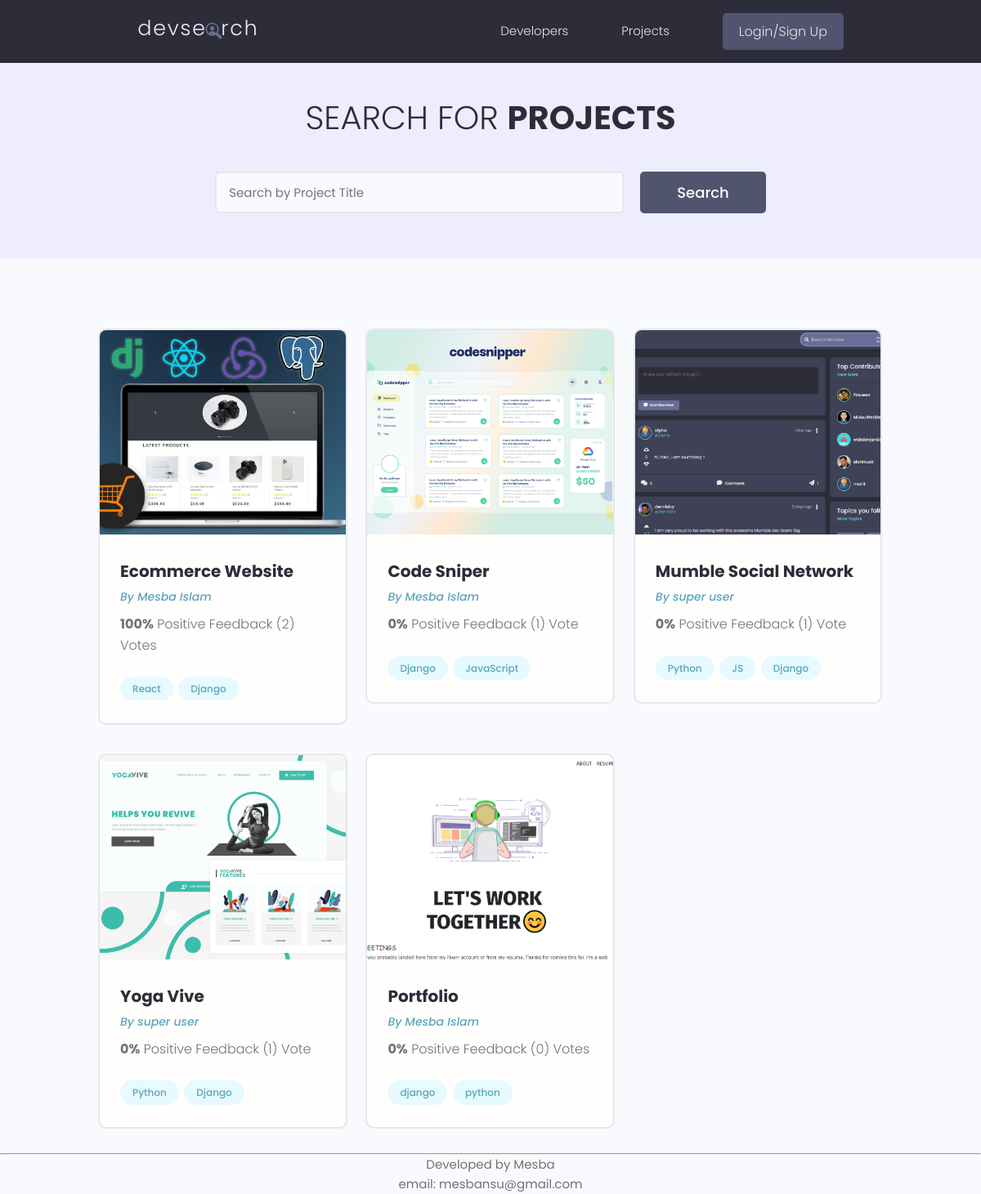
/projects/, run on the app's committed database.
### projects/models.py (models this page shows, shortened)
class Project(models.Model):
    owner = models.ForeignKey(
        Profile, null=True, blank=True, on_delete=models.CASCADE)
    title = models.CharField(max_length=200)
    description = models.TextField(null=True, blank=True)
    featured_image = models.ImageField(
        null=True, blank=True, default="default.jpg")
    demo_link = models.CharField(max_length=2000, null=True, blank=True)
    source_link = models.CharField(max_length=2000, null=True, blank=True)
    tags = models.ManyToManyField('Tag', blank=True)
    vote_total = models.IntegerField(default=0, null=True, blank=True)
    vote_ratio = models.IntegerField(default=0, null=True, blank=True)
    created = models.DateTimeField(auto_now_add=True)
    id = models.UUIDField(default=uuid.uuid4, unique=True,
                          primary_key=True, editable=False)
    class Meta:
        ordering = ['-vote_ratio', '-vote_total', 'title']
    @property
    def imageURL(self):
        try:
            url = self.featured_image.url
        except:
            url = ''
        return url

class Tag(models.Model):
    name = models.CharField(max_length=200)
    created = models.DateTimeField(auto_now_add=True)
    id = models.UUIDField(default=uuid.uuid4, unique=True,
                          primary_key=True, editable=False)
    def __str__(self):
        return self.name

### users/models.py (models this page shows, shortened)
class Profile(models.Model):
    user = models.OneToOneField(
        User, on_delete=models.CASCADE, null=True, blank=True)
    name = models.CharField(max_length=200, blank=True, null=True)
    email = models.EmailField(max_length=500, blank=True, null=True)
    username = models.CharField(max_length=200, blank=True, null=True)
    location = models.CharField(max_length=200, blank=True, null=True)
    short_intro = models.CharField(max_length=200, blank=True, null=True)
    bio = models.TextField(blank=True, null=True)
    profile_image = models.ImageField(
        null=True, blank=True, upload_to='profiles/', default="profiles/user-default.png")
    social_github = models.CharField(max_length=200, blank=True, null=True)
    social_twitter = models.CharField(max_length=200, blank=True, null=True)
    social_linkedin = models.CharField(max_length=200, blank=True, null=True)
    social_youtube = models.CharField(max_length=200, blank=True, null=True)
    social_website = models.CharField(max_length=200, blank=True, null=True)
    created = models.DateTimeField(auto_now_add=True)
    id = models.UUIDField(default=uuid.uuid4, unique=True,
                          primary_key=True, editable=False)
    class Meta:
        ordering = ['created']

### projects/views.py (the view)
# urls.py: path('projects/', views.getProjects),
def projects(request):
    projects, search_query = searchProjects(request)
    custom_range, projects = paginateProjects(request, projects, 6)
    context = {'projects': projects,
               'search_query': search_query, 'custom_range': custom_range}
    return render(request, 'projects/projects.html', context)

### projects/utils.py (called while the page is built)
def paginateProjects(request, projects, results):
    page = request.GET.get('page')
    paginator = Paginator(projects, results)
    try:
        projects = paginator.page(page)
    except PageNotAnInteger:
        page = 1
        projects = paginator.page(page)
    except EmptyPage:
        page = paginator.num_pages
        projects = paginator.page(page)
    leftIndex = (int(page) - 4)
    if leftIndex < 1:
        leftIndex = 1
    rightIndex = (int(page) + 5)
    if rightIndex > paginator.num_pages:
        rightIndex = paginator.num_pages + 1
    custom_range = range(leftIndex, rightIndex)
    return custom_range, projects

def searchProjects(request):
    search_query = ''
    if request.GET.get('search_query'):
        search_query = request.GET.get('search_query')
    tags = Tag.objects.filter(name__icontains=search_query)
    projects = Project.objects.distinct().filter(
        Q(title__icontains=search_query) |
        Q(description__icontains=search_query) |
        Q(owner__name__icontains=search_query) |
        Q(tags__in=tags)
    )
    return projects, search_query

### projects/templates/projects/projects.html (shortened to what this page needs)
{% extends 'main.html' %}
{% block content %}
<main class="projects">
    <section class="hero-section text-center">
        <div class="container container--narrow">
            <div class="hero-section__box">
                <h2>Search for <span>Projects</span></h2>
            </div>
            <div class="hero-section__search">
                <form id='searchForm' class="form" action="{% url 'projects' %}" method="get">
                    <div class="form__field">
                        <input class="input input--text" id="formInput#search" type="text" name="search_query"
                            placeholder="Search by Project Title" value="{{search_query}}" />
                    </div>
                    <input class="btn btn--sub btn--lg" type="submit" value="Search" />
                </form>
            </div>
        </div>
    </section>
    <section class="projectsList">
        <div class="container">
            <div class="grid grid--three">
                {% for project in projects %}
                <div class="column">
                    <div class="card project">
                        <a href="{% url 'project' project.id %}" class="project">
                            <img class="project__thumbnail" src="{{project.imageURL}}" alt="project thumbnail" />
                            <div class="card__body">
                                <h3 class="project__title">{{project.title}}</h3>
                                <p><a class="project__author" href="{% url 'user-profile' project.owner.id %}">By
                                        {{project.owner.name}}</a>
                                </p>
                                <p class="project--rating">
                                    <span style="font-weight: bold;">{{project.vote_ratio}}%</span> Positive
                                    Feedback ({{project.vote_total}}) Vote{{project.vote_total|pluralize:"s"}}
                                </p>
                                <div class="project__tags">
                                    {% for tag in project.tags.all %}
                                    <span class="tag tag--pill tag--main">
                                        <small>{{tag}}</small>
                                    </span>
                                    {% endfor %}
                                </div>
                            </div>
                        </a>
                    </div>
                </div>
                {% endfor %}
            </div>
        </div>
    </section>
</main>
{% endblock %}

### templates/main.html (shortened to what this page needs)
<!DOCTYPE html>
{% load static %}
<html>
<head>
    <link rel="stylesheet" href="https://cdn.iconmonstr.com/1.3.0/css/iconmonstr-iconic-font.min.css" />
    <link rel="stylesheet" href="{% static 'uikit/styles/uikit.css' %}" />
    <link rel="stylesheet" href="{% static 'styles/app.css' %}" />
</head>
<body>
    {% include 'navbar.html' %}
    {% block content %}
    {% endblock content %}
</body>
</html>
<hr>
<footer style="text-align:center;"><small>Developed by Mesba<br> email: mesbansu@gmail.com<br></small> </footer>

### templates/navbar.html (shortened to what this page needs)
{% load static %}
<header class="header">
    <div class="container container--narrow">
        <a href="{% url 'profiles' %}" class="header__logo">
            <img src="{% static 'images/logo.svg' %} " alt="DevSearch Logo" />
        </a>
        <nav class="header__nav">
            <ul class="header__menu">
                <li class="header__menuItem"><a href="{% url 'profiles' %}">Developers</a></li>
                <li class="header__menuItem"><a href="{% url 'projects' %}">Projects</a></li>
                {% if request.user.is_authenticated %}
                <li class="header__menuItem"><a href="{% url 'inbox' %}">Inbox</a></li>
                <li class="header__menuItem"><a href="{% url 'account' %}">Account</a></li>
                <li class="header__menuItem"><a href="{% url 'logout' %}" class="btn btn--sub">Logout</a></li>
                {% else %}
                <li class="header__menuItem"><a href="{% url 'login' %}" class="btn btn--sub">Login/Sign Up</a></li>
                {% endif %}
            </ul>
        </nav>
    </div>
</header>

### static/styles/app.css (style rules this page uses)
:root { --color-sub: #2d2d39; }
.btn--sub { background-color: var(--color-sub-light); }
.card { border: 2px solid var(--color-light); }
img { width: 100%; }
.header { position: sticky; z-index: 111; background-color: var(--color-sub); padding: 1.5rem 0; }
.header > .container { display: flex; justify-content: space-between; align-items: center; }
.header__logo > img { height: 3.8rem; }
.header__nav > ul { display: inline-flex; align-items: center; list-style: none; gap: 6.5rem; }
.header__menuItem > a { color: var(--color-light); font-weight: 300; }
.hero-section { height: 40vh; display: flex; align-items: center; background-color: var(--color-sub); }
.hero-section__box { margin-bottom: 4rem; }
.hero-section__box > h2, .hero-section__box > h2 > span { font-size: 4rem; color: var(--color-light); line-height: 1.3; text-transform: uppercase; }
.hero-section__box > h2 { font-weight: 300; }
.hero-section__box > h2 > span { font-weight: 700; }
.hero-section__search > .form { display: flex; align-items: center; justify-content: center; gap: 2rem; }
.hero-section__search > .form input.input--text { width: 50rem; }
.project__author { font-size: 1.4rem; font-style: italic; }
.project--rating { margin-bottom: 1.6em; margin-top: .5em; }
.projects > .hero-section { background: var(--color-sub-lighter); height: 30vh; }
.projects .hero-section__box { margin-bottom: 2.5rem; }
.projects .hero-section__box > h2 { color: var(--color-sub); }
.projects .hero-section__box > h2 > span { font-weight: 700; color: var(--color-sub); }
.projectsList { margin-top: 8rem; }
.project__thumbnail { height: 25rem; object-fit: cover; object-position: top center; }
.project__title { font-size: 2rem; font-weight: 700; color: var(--color-sub); }

### static/uikit/styles/modules/_variables.css (style rules this page uses)
:root { --color-main: #5aa5b9; --color-main-light: #e6faff; --color-sub: #3f4156; --color-sub-light: #51546e; --color-sub-lighter: #ededfd; --color-text: #737373; --color-gray: #8b8b8b; --color-light: #e5e7eb; --color-light-gray: #767676; --color-bg: #f8fafd; --color-white: #fffefd; --color-white-light: #f3f3f3; --color-success: #359e64; --color-success-bg: #def8e8; --color-error: #fc4b0b; --color-error-bg: #fff2ee; --font-base: 'Poppins', arial, helvetica, 'Segoe UI', roboto, ubuntu, sans-serif; --font-monospace: 'Fira Code', 'Courier New', courier, monospace; --font-regular: 300; --font-medium: 500; --font-bold: 700; --generic-shadow: 1px 1px 5px #00000010; --generic-transition: all 0.3s ease-in-out; }

### static/uikit/styles/modules/_base.css (style rules this page uses)
* { margin: 0; padding: 0; box-sizing: border-box; text-rendering: optimizeLegibility; color: inherit; font-size: inherit; }
html { font-size: 50%; }
@media only screen and (min-width: 480px) { html { font-size: 56.25%; } }
@media only screen and (min-width: 1200px) { html { font-size: 62.5%; } }
body { line-height: 1.6; font-weight: 400; font-size: 1.5rem; color: var(--color-text); background-color: var(--color-bg); min-height: 100vh; }

### static/uikit/styles/modules/_typography.css (style rules this page uses)
* { font-family: var(--font-base); }
h2 { font-size: 3.6rem; font-weight: var(--font-bold); }
h3 { font-size: 3.2rem; font-weight: var(--font-medium); }
p, span, strong { font-size: 1.6rem; color: var(--color-text); font-weight: var(--font-regular); }
a { padding-bottom: 2px; text-decoration: none; display: inline-block; color: var(--color-main); font-weight: var(--font-medium); }

### static/uikit/styles/modules/_utilities.css (style rules this page uses)
.container { width: 92%; max-width: 165rem; margin: 0 auto; box-sizing: border-box; }
.container--narrow { width: 92%; max-width: 120rem; }
@media screen and (min-width: 1000px) { .container { width: 90%; } }
@media screen and (min-width: 1000px) { .container--narrow { width: 85%; } }
@media screen and (min-width: 1200px) { .container { width: 80%; } }
@media screen and (min-width: 1200px) { .container--narrow { width: 72%; } }
.text-center { text-align: center; }

### static/uikit/styles/modules/_button.css (style rules this page uses)
.btn { display: inline-block; position: relative; cursor: pointer; background-color: var(--color-light); font-weight: var(--font-medium); color: var(--color-sub); text-decoration: none; padding: 1rem 2rem; border-radius: 0.5rem; border: none; width: -webkit-fit-content; width: -moz-fit-content; width: fit-content; height: -webkit-fit-content; height: -moz-fit-content; height: fit-content; font-size: 1.6rem; outline-width: 0; outline-color: transparent; -webkit-backface-visibility: hidden; backface-visibility: hidden; transition: all 0.3s ease-in-out; }
.btn--sub { background-color: var(--color-sub); color: var(--color-white); }
.btn--lg { font-size: 1.8rem; padding: 1.2rem 4.5rem; }

### data on the page
Project: imageURL (picture), title "Ecommerce Website", owner.name "Mesba Islam", vote_ratio "100", vote_total "2"
Tag: name "React"
Tag: name "Django"
Project: imageURL (picture), title "Code Sniper", owner.name "Mesba Islam", vote_ratio "0", vote_total "1"
Tag: name "JavaScript"
Project: imageURL (picture), title "Mumble Social Network", owner.name "super user", vote_ratio "0", vote_total "1"
Tag: name "Python"
Tag: name "JS"
Project: imageURL (picture), title "Yoga Vive", owner.name "super user", vote_ratio "0", vote_total "1"
Project: imageURL (picture), title "Portfolio", owner.name "Mesba Islam", vote_ratio "0", vote_total "0"
Tag: name "django"
Tag: name "python"
